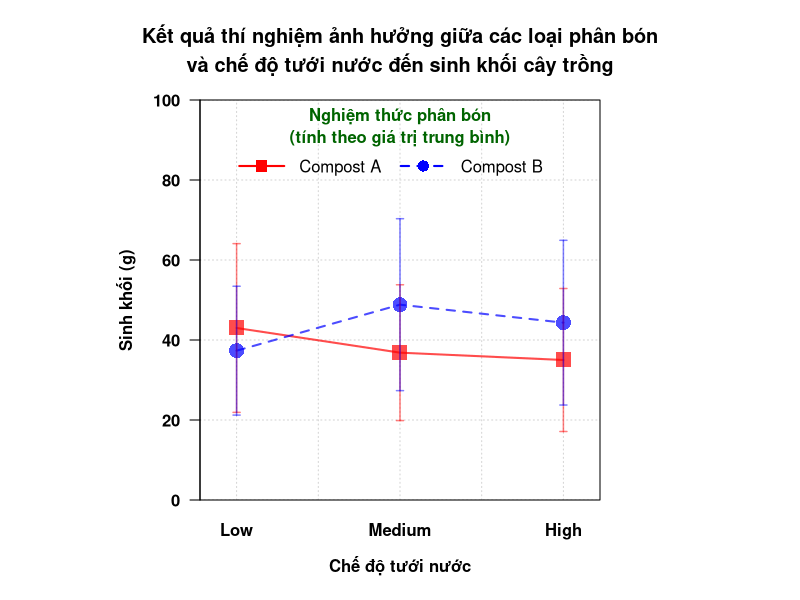
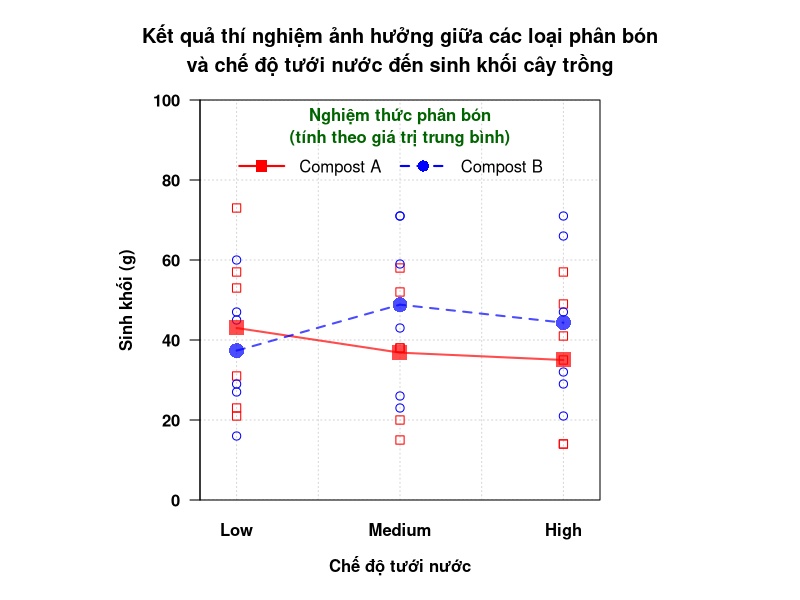

These charts were generated, in order, by the following R code:
## ---- chunk 1
knitr::opts_chunk$set(error = TRUE,        # suppress errors
                      message = FALSE,      # suppress messages
                      warning = FALSE,      # suppress warnings
                      # results = 'hide',  # suppress code output
                      echo = TRUE          # suppress code
                      # fig.show = 'hide', # suppress plots
                      # cache = TRUE       # enable caching
                      )        
# library(ggfortify)
# autoplot(lm(cars$dist ~ cars$speed))

zip(zipfile = "quarto-anova-two-way", 
    files = c("quarto-anova-two-way.qmd", 
              "compost.csv",
              "style.scss",
              "quarto-anova-two-way.Rproj", 
              "_extensions/")
    )
## ---- chunk 2
df <- read.csv("compost.csv")
df
## ---- chunk 3
df$fertilizer <- factor(df$fertilizer, levels = c("Compost A", "Compost B"))
df$water <- factor(df$water, levels = c("Low", "Medium", "High"))
table(df$fertilizer, df$water, useNA = "always")
## ---- chunk 4
df |> dplyr::group_by(fertilizer, water) |> 
  dplyr::summarize(trung_binh = mean(biomass),
                   do_lech_chuan = sd(biomass)) -> df_ok

print.data.frame(df_ok, digits = 3)
## ---- chunk 5
df_ok$trung_binh -> trung_binh

names(trung_binh) <- paste0(df_ok$fertilizer, "_", df_ok$water)

round(trung_binh, digits = 1)

df_ok$do_lech_chuan -> do_lech_chuan

names(do_lech_chuan) <- paste0(df_ok$fertilizer, "_", df_ok$water)

round(do_lech_chuan, digits = 1)
## ---- chunk 6
# windows(8, 8, "fixed")

png(filename = "fertilizer_vs_water.png", width = 8, height = 8, units = "in", res = 300)

par(pty = "s")
par(mar = c(5, 5, 5, 5))

### plot để lấy tọa độ
interaction.plot(x.factor = df$water, 
                 trace.factor = df$fertilizer, 
                 trace.label = "Phân bón",
                 response = df$biomass, 
                 ann = FALSE,
                 axes = FALSE,
                 fun = mean,
                 type = "o", 
                 legend = FALSE,
                 xlab = bquote(bold("Chế độ tưới nước")),
                 ylab = bquote(bold("Sinh khối (g)")),
                 ylim = c(0, 100),
                 yaxs = "i",
                 pch = c(15, 16), 
                 col = c(adjustcolor( "red", alpha.f = 0),
                         adjustcolor( "blue", alpha.f = 0)),
                 las = 1,
                 cex = 2,
                 lwd = 2,
                 lty = c(1, 2),
                 font = 2)

grid(col = "lightgray")

par(lheight = 1.2)

title(main = "Kết quả thí nghiệm ảnh hưởng giữa các loại phân bón\nvà chế độ tưới nước đến sinh khối cây trồng")

par(lheight = 1.1)

legend(x = "top",
       y = NULL,
       legend = c("Compost A   ", "Compost B"),
       x.intersp = 1,
       y.intersp = 1.1,
       pch = c(15, 16),
       col = c("red", "blue"),
       lwd = 2,
       lty = c(1, 2),
       seg.len = 3,
       pt.cex = 1.5,
       inset = 0.02,
       title.adj = c(0.5),
       title = "Nghiệm thức phân bón\n(tính theo giá trị trung bình)",
       bty = "n",
       title.font = 2,
       title.col = "darkgreen",
       horiz = TRUE)

########################
# 
# points(x = c(1, 1, 1, 1, 1, 1),
#        y = subset(df, fertilizer == "Compost A" & water == "Low")$biomass,
#        col = adjustcolor( "red", alpha.f = 1),
#        pch = 0,
#        cex = 1.1)
# 
# points(x = c(1, 1, 1, 1, 1, 1),
#        y = subset(df, fertilizer == "Compost B" & water == "Low")$biomass,
#        col = adjustcolor( "blue", alpha.f = 1),
#        pch = 1,
#        cex = 1.1)
# 
# ########################
# 
# points(x = c(2, 2, 2, 2, 2, 2),
#        y = subset(df, fertilizer == "Compost A" & water == "Medium")$biomass,
#        col = adjustcolor( "red", alpha.f = 1),
#        pch = 0,
#        cex = 1.1)
# 
# points(x = c(2, 2, 2, 2, 2, 2),
#        y = subset(df, fertilizer == "Compost B" & water == "Medium")$biomass,
#        col = adjustcolor( "blue", alpha.f = 1),
#        pch = 1,
#        cex = 1.1)
# 
# ########################
# 
# points(x = c(3, 3, 3, 3, 3, 3),
#        y = subset(df, fertilizer == "Compost A" & water == "High")$biomass,
#        col = adjustcolor( "red", alpha.f = 1),
#        pch = 0,
#        cex = 1.1)
# 
# points(x = c(3, 3, 3, 3, 3, 3),
#        y = subset(df, fertilizer == "Compost B" & water == "High")$biomass,
#        col = adjustcolor( "blue", alpha.f = 1),
#        pch = 1,
#        cex = 1.1)

par(new = TRUE) ### vẽ đè lại plot để chuẩn đồ thị
interaction.plot(x.factor = df$water, 
                 trace.factor = df$fertilizer, 
                 trace.label = "Phân bón",
                 response = df$biomass, 
                 fun = mean,
                 type = "o", 
                 legend = FALSE,
                 xlab = bquote(bold("Chế độ tưới nước")),
                 ylab = bquote(bold("Sinh khối (g)")),
                 ylim = c(0, 100),
                 yaxs = "i",
                 pch = c(15, 16), 
                 col = c(adjustcolor( "red", alpha.f = 0.7),
                         adjustcolor( "blue", alpha.f = 0.7)),
                 las = 1,
                 cex = 2,
                 lwd = 2,
                 lty = c(1, 2),
                 font = 2)

### độ lệch chuẩn cho compost A
arrows(x0 = c(1, 2, 3), 
       y0 = trung_binh[1:3] + do_lech_chuan[1:3], 
       x1 = c(1, 2, 3), 
       y1 = trung_binh[1:3] - do_lech_chuan[1:3],
       angle = 90, 
       code = 3, 
       length = 0.035,
       col = adjustcolor( "red", alpha.f = 0.5),
       lwd = 1.5)

### độ lệch chuẩn cho compost B
arrows(x0 = c(1, 2, 3), 
       y0 = trung_binh[4:6] + do_lech_chuan[4:6], 
       x1 = c(1, 2, 3), 
       y1 = trung_binh[4:6] - do_lech_chuan[4:6],
       angle = 90, 
       code = 3, 
       length = 0.035,
       col = adjustcolor( "blue", alpha.f = 0.5),
       lwd = 1.5)

dev.off()
## ---- chunk 7
# windows(8, 8, "fixed")

png(filename = "fertilizer_vs_water_datapoint.png", width = 8, height = 8, units = "in", res = 300)

par(pty = "s")
par(mar = c(5, 5, 5, 5))

### plot để lấy tọa độ
interaction.plot(x.factor = df$water, 
                 trace.factor = df$fertilizer, 
                 trace.label = "Phân bón",
                 response = df$biomass, 
                 ann = FALSE,
                 axes = FALSE,
                 fun = mean,
                 type = "o", 
                 legend = FALSE,
                 xlab = bquote(bold("Chế độ tưới nước")),
                 ylab = bquote(bold("Sinh khối (g)")),
                 ylim = c(0, 100),
                 yaxs = "i",
                 pch = c(15, 16), 
                 col = c(adjustcolor( "red", alpha.f = 0),
                         adjustcolor( "blue", alpha.f = 0)),
                 las = 1,
                 cex = 2,
                 lwd = 2,
                 lty = c(1, 2),
                 font = 2)

grid(col = "lightgray")

par(lheight = 1.2)

title(main = "Kết quả thí nghiệm ảnh hưởng giữa các loại phân bón\nvà chế độ tưới nước đến sinh khối cây trồng")

par(lheight = 1.1)

legend(x = "top",
       y = NULL,
       legend = c("Compost A   ", "Compost B"),
       x.intersp = 1,
       y.intersp = 1.1,
       pch = c(15, 16),
       col = c("red", "blue"),
       lwd = 2,
       lty = c(1, 2),
       seg.len = 3,
       pt.cex = 1.5,
       inset = 0.02,
       title.adj = c(0.5),
       title = "Nghiệm thức phân bón\n(tính theo giá trị trung bình)",
       bty = "n",
       title.font = 2,
       title.col = "darkgreen",
       horiz = TRUE)

########################

points(x = c(1, 1, 1, 1, 1, 1),
       y = subset(df, fertilizer == "Compost A" & water == "Low")$biomass,
       col = adjustcolor( "red", alpha.f = 1),
       pch = 0,
       cex = 1.1)

points(x = c(1, 1, 1, 1, 1, 1),
       y = subset(df, fertilizer == "Compost B" & water == "Low")$biomass,
       col = adjustcolor( "blue", alpha.f = 1),
       pch = 1,
       cex = 1.1)

########################

points(x = c(2, 2, 2, 2, 2, 2),
       y = subset(df, fertilizer == "Compost A" & water == "Medium")$biomass,
       col = adjustcolor( "red", alpha.f = 1),
       pch = 0,
       cex = 1.1)

points(x = c(2, 2, 2, 2, 2, 2),
       y = subset(df, fertilizer == "Compost B" & water == "Medium")$biomass,
       col = adjustcolor( "blue", alpha.f = 1),
       pch = 1,
       cex = 1.1)

########################

points(x = c(3, 3, 3, 3, 3, 3),
       y = subset(df, fertilizer == "Compost A" & water == "High")$biomass,
       col = adjustcolor( "red", alpha.f = 1),
       pch = 0,
       cex = 1.1)

points(x = c(3, 3, 3, 3, 3, 3),
       y = subset(df, fertilizer == "Compost B" & water == "High")$biomass,
       col = adjustcolor( "blue", alpha.f = 1),
       pch = 1,
       cex = 1.1)

par(new = TRUE) ### vẽ đè lại plot để chuẩn đồ thị
interaction.plot(x.factor = df$water, 
                 trace.factor = df$fertilizer, 
                 trace.label = "Phân bón",
                 response = df$biomass, 
                 fun = mean,
                 type = "o", 
                 legend = FALSE,
                 xlab = bquote(bold("Chế độ tưới nước")),
                 ylab = bquote(bold("Sinh khối (g)")),
                 ylim = c(0, 100),
                 yaxs = "i",
                 pch = c(15, 16), 
                 col = c(adjustcolor( "red", alpha.f = 0.7),
                         adjustcolor( "blue", alpha.f = 0.7)),
                 las = 1,
                 cex = 2,
                 lwd = 2,
                 lty = c(1, 2),
                 font = 2)

# ### độ lệch chuẩn cho compost A
# arrows(x0 = c(1, 2, 3), 
#        y0 = trung_binh[1:3] + do_lech_chuan[1:3], 
#        x1 = c(1, 2, 3), 
#        y1 = trung_binh[1:3] - do_lech_chuan[1:3],
#        angle = 90, 
#        code = 3, 
#        length = 0.035,
#        col = adjustcolor( "red", alpha.f = 0.5),
#        lwd = 1.5)
# 
# ### độ lệch chuẩn cho compost B
# arrows(x0 = c(1, 2, 3), 
#        y0 = trung_binh[4:6] + do_lech_chuan[4:6], 
#        x1 = c(1, 2, 3), 
#        y1 = trung_binh[4:6] - do_lech_chuan[4:6],
#        angle = 90, 
#        code = 3, 
#        length = 0.035,
#        col = adjustcolor( "blue", alpha.f = 0.5),
#        lwd = 1.5)

dev.off()
